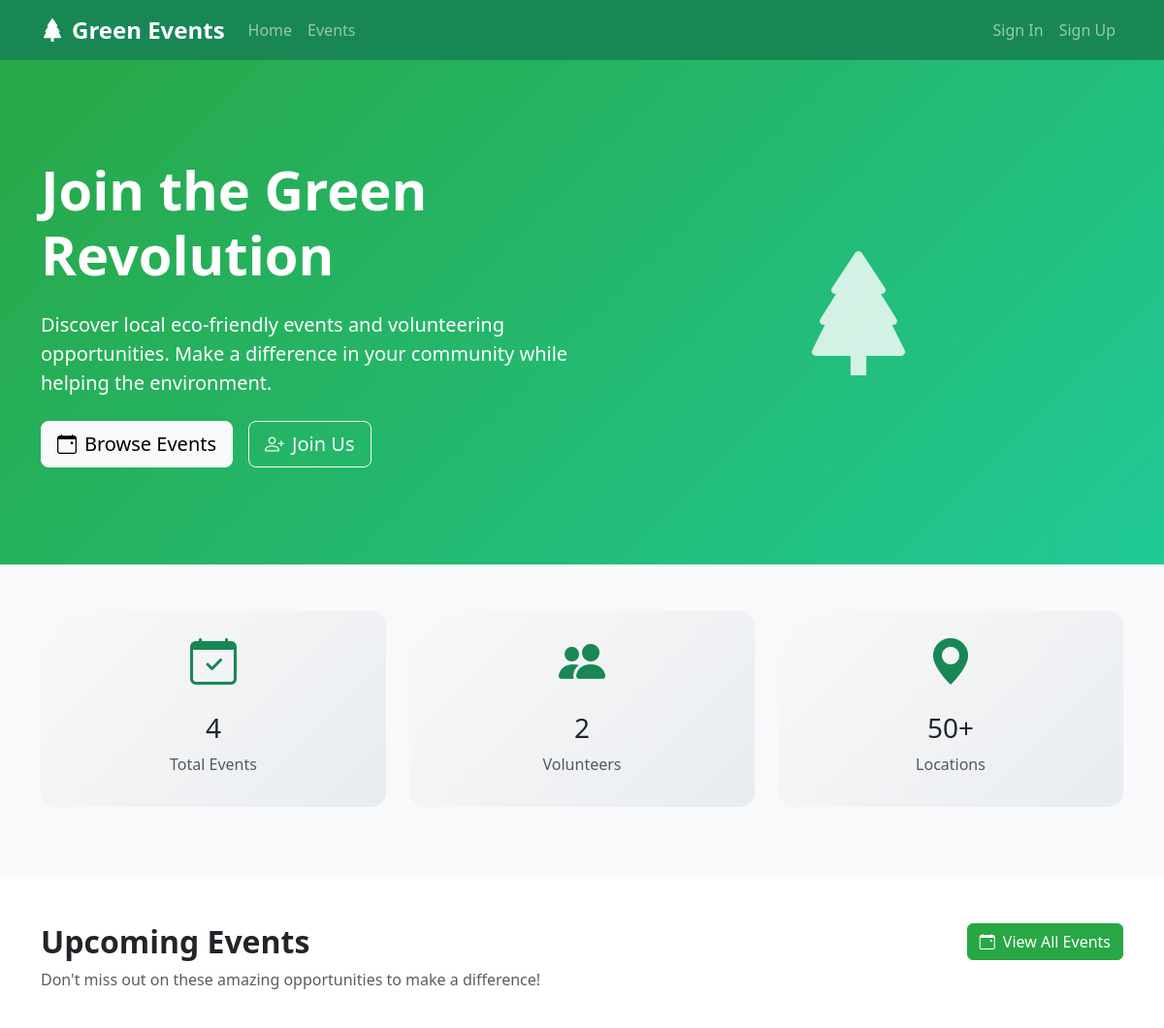
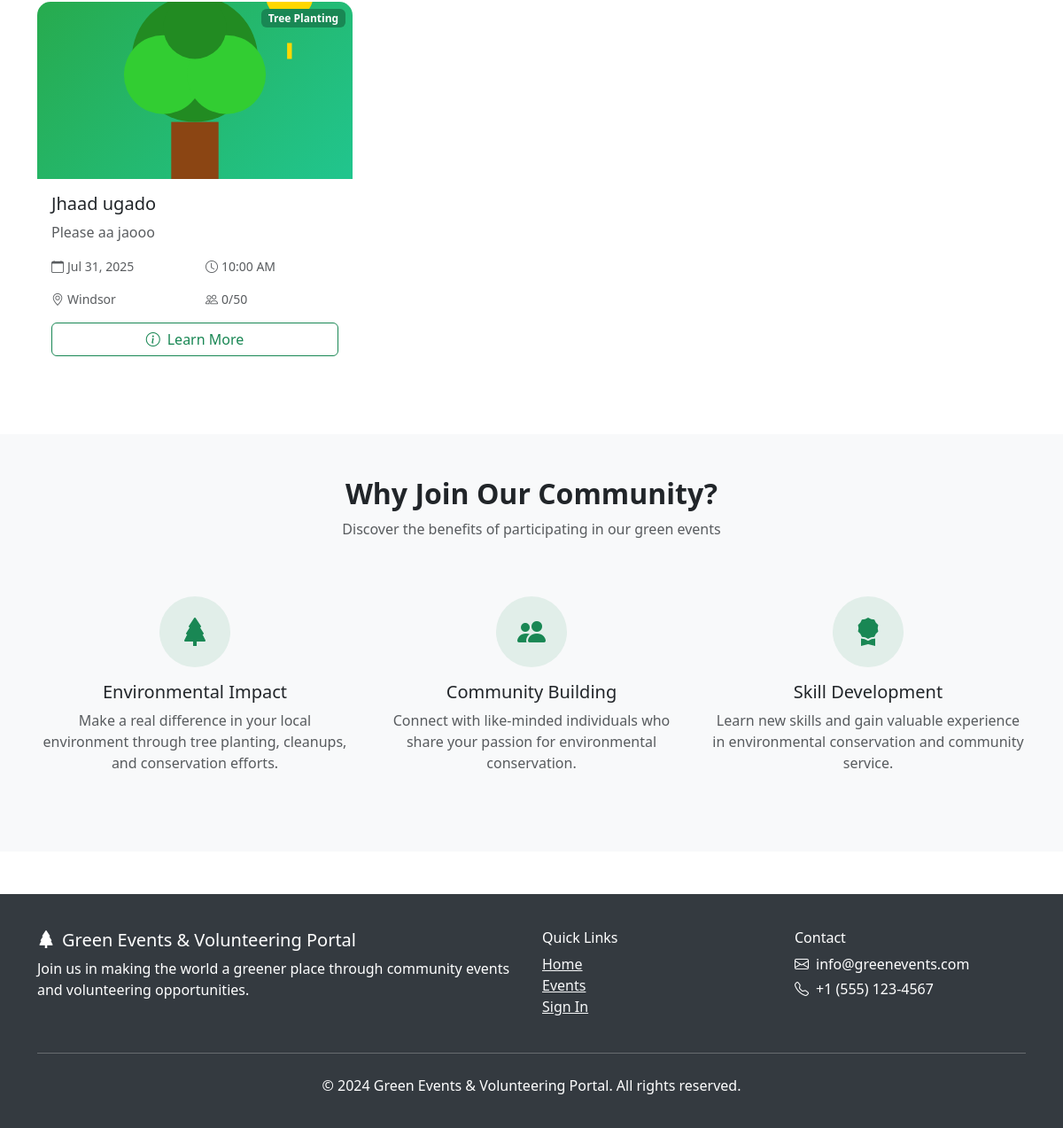
The page / on the database its author committed (2 pictures, top to bottom).
### GreenTech/models.py (models this page shows, shortened)
class Event(models.Model):
    EVENT_TYPES = [
        ('tree_planting', 'Tree Planting'),
        ('cleanup', 'Cleanup'),
        ('recycling', 'Recycling'),
        ('education', 'Environmental Education'),
        ('conservation', 'Wildlife Conservation'),
        ('other', 'Other'),
    ]
    title = models.CharField(max_length=200)
    description = models.TextField()
    event_type = models.CharField(max_length=20, choices=EVENT_TYPES)
    location = models.CharField(max_length=200)
    latitude = models.DecimalField(max_digits=9, decimal_places=6, null=True, blank=True)
    longitude = models.DecimalField(max_digits=9, decimal_places=6, null=True, blank=True)
    date = models.DateField()
    start_time = models.TimeField()
    end_time = models.TimeField()
    max_participants = models.IntegerField(default=50)
    current_participants = models.IntegerField(default=0)
    organizer = models.ForeignKey(User, on_delete=models.CASCADE)
    created_at = models.DateTimeField(auto_now_add=True)
    updated_at = models.DateTimeField(auto_now=True)
    is_active = models.BooleanField(default=True)
    image = models.ImageField(upload_to='event_images/', null=True, blank=True)
    def get_event_image_url(self):
        if self.image:
            return self.image.url
        return get_event_type_image(self.event_type)
    def get_event_color_class(self):
        return get_event_type_color(self.event_type)

### GreenTech/views.py (the view)
# urls.py: path('', views.home, name='home'),
def home(request):
    upcoming_events = Event.objects.filter(
        date__gte=date.today(),
        is_active=True
    ).order_by('date', 'start_time')[:6]
    total_events = Event.objects.filter(is_active=True).count()
    total_participants = EventRegistration.objects.count()
    context = {
        'upcoming_events': upcoming_events,
        'total_events': total_events,
        'total_participants': total_participants,
    }
    return render(request, "GreenTech/home.html", context)

### GreenTech/utils.py (called while the page is built)
def get_event_type_image(event_type):
    event_type_images = {
        'tree_planting': '/static/images/event-types/tree-planting.svg',
        'cleanup': '/static/images/event-types/cleanup.svg',
        'recycling': '/static/images/event-types/recycling.svg',
        'education': '/static/images/event-types/education.svg',
        'conservation': '/static/images/event-types/conservation.svg',
        'other': '/static/images/event-types/other.svg',
    }
    return event_type_images.get(event_type, event_type_images['other'])

def get_event_type_color(event_type):
    event_type_colors = {
        'tree_planting': 'success',
        'cleanup': 'warning',
        'recycling': 'info',
        'education': 'primary',
        'conservation': 'danger',
        'other': 'secondary',
    }
    return event_type_colors.get(event_type, event_type_colors['other'])

### templates/GreenTech/home.html (shortened to what this page needs)
{% extends 'GreenTech/base.html' %}
{% block content %}
<section class="hero-section">
    <div class="container">
        <div class="row align-items-center">
            <div class="col-lg-6">
                <h1 class="display-4 fw-bold mb-4">Join the Green Revolution</h1>
                <p class="lead mb-4">Discover local eco-friendly events and volunteering opportunities. Make a difference in your community while helping the environment.</p>
                <div class="d-flex gap-3">
                    <a href="{% url 'events' %}" class="btn btn-light btn-lg">
                        <i class="bi bi-calendar-event me-2"></i>Browse Events
                    </a>
                    {% if not user.is_authenticated %}
                        <a href="{% url 'signup' %}" class="btn btn-outline-light btn-lg">
                            <i class="bi bi-person-plus me-2"></i>Join Us
                        </a>
                    {% endif %}
                </div>
            </div>
            <div class="col-lg-6 text-center">
                <i class="bi bi-tree-fill" style="font-size: 8rem; opacity: 0.8;"></i>
            </div>
        </div>
    </div>
</section>
<section class="py-5 bg-light">
    <div class="container">
        <div class="row text-center">
            <div class="col-md-4 mb-4">
                <div class="card stats-card h-100">
                    <div class="card-body">
                        <i class="bi bi-calendar-check text-success" style="font-size: 3rem;"></i>
                        <h3 class="mt-3">{{ total_events }}</h3>
                        <p class="text-muted">Total Events</p>
                    </div>
                </div>
            </div>
            <div class="col-md-4 mb-4">
                <div class="card stats-card h-100">
                    <div class="card-body">
                        <i class="bi bi-people-fill text-success" style="font-size: 3rem;"></i>
                        <h3 class="mt-3">{{ total_participants }}</h3>
                        <p class="text-muted">Volunteers</p>
                    </div>
                </div>
            </div>
            <div class="col-md-4 mb-4">
                <div class="card stats-card h-100">
                    <div class="card-body">
                        <i class="bi bi-geo-alt-fill text-success" style="font-size: 3rem;"></i>
                        <h3 class="mt-3">50+</h3>
                        <p class="text-muted">Locations</p>
                    </div>
                </div>
            </div>
        </div>
    </div>
</section>
<section class="py-5">
    <div class="container">
        <div class="row mb-4">
            <div class="col-lg-8">
                <h2 class="fw-bold">Upcoming Events</h2>
                <p class="text-muted">Don't miss out on these amazing opportunities to make a difference!</p>
            </div>
            <div class="col-lg-4 text-lg-end">
                <a href="{% url 'events' %}" class="btn btn-green">
                    <i class="bi bi-calendar-event me-2"></i>View All Events
                </a>
            </div>
        </div>
        {% if upcoming_events %}
            <div class="row">
                {% for event in upcoming_events %}
                    <div class="col-lg-4 col-md-6 mb-4">
                        <div class="card event-card h-100">
                            <div class="card-img-top position-relative" style="height: 200px; overflow: hidden;">
                                {% if event.image %}
                                    <img src="{{ event.image.url }}" class="w-100 h-100" alt="{{ event.title }}" style="object-fit: cover;">
                                {% else %}
                                    <img src="{{ event.get_event_image_url }}" class="w-100 h-100" alt="{{ event.title }}" style="object-fit: cover;">
                                {% endif %}
                                <span class="badge bg-{{ event.get_event_color_class }} position-absolute top-0 end-0 m-2 event-type-badge">
                                    {{ event.get_event_type_display }}
                                </span>
                            </div>
                            <div class="card-body">
                                <h5 class="card-title">{{ event.title }}</h5>
                                <p class="card-text text-muted">{{ event.description|truncatewords:20 }}</p>
                                <div class="row text-muted small mb-3">
                                    <div class="col-6">
                                        <i class="bi bi-calendar me-1"></i>{{ event.date|date:"M d, Y" }}
                                    </div>
                                    <div class="col-6">
                                        <i class="bi bi-clock me-1"></i>{{ event.start_time|time:"g:i A" }}
                                    </div>
                                </div>
                                <div class="row text-muted small mb-3">
                                    <div class="col-6">
                                        <i class="bi bi-geo-alt me-1"></i>{{ event.location }}
                                    </div>
                                    <div class="col-6">
                                        <i class="bi bi-people me-1"></i>{{ event.current_participants }}/{{ event.max_participants }}
                                    </div>
                                </div>
                                <div class="d-grid">
                                    <a href="{% url 'event_detail' event.id %}" class="btn btn-outline-success">
                                        <i class="bi bi-info-circle me-2"></i>Learn More
                                    </a>
                                </div>
                            </div>
                        </div>
                    </div>
                {% endfor %}
            </div>
        {% else %}
            <div class="text-center py-5">
                <i class="bi bi-calendar-x text-muted" style="font-size: 4rem;"></i>
                <h4 class="mt-3 text-muted">No upcoming events</h4>
                <p class="text-muted">Check back later for new events!</p>
            </div>
        {% endif %}
    </div>
</section>
<section class="py-5 bg-light">
    <div class="container">
        <div class="row text-center mb-5">
            <div class="col-lg-8 mx-auto">
                <h2 class="fw-bold">Why Join Our Community?</h2>
                <p class="text-muted">Discover the benefits of participating in our green events</p>
            </div>
        </div>
        <div class="row">
            <div class="col-lg-4 col-md-6 mb-4">
                <div class="text-center">
                    <div class="bg-success bg-opacity-10 rounded-circle d-inline-flex align-items-center justify-content-center mb-3" style="width: 80px; height: 80px;">
                        <i class="bi bi-tree-fill text-success" style="font-size: 2rem;"></i>
                    </div>
                    <h5>Environmental Impact</h5>
                    <p class="text-muted">Make a real difference in your local environment through tree planting, cleanups, and conservation efforts.</p>
                </div>
            </div>
            <div class="col-lg-4 col-md-6 mb-4">
                <div class="text-center">
                    <div class="bg-success bg-opacity-10 rounded-circle d-inline-flex align-items-center justify-content-center mb-3" style="width: 80px; height: 80px;">
                        <i class="bi bi-people-fill text-success" style="font-size: 2rem;"></i>
                    </div>
                    <h5>Community Building</h5>
                    <p class="text-muted">Connect with like-minded individuals who share your passion for environmental conservation.</p>
                </div>
            </div>
            <div class="col-lg-4 col-md-6 mb-4">
                <div class="text-center">
                    <div class="bg-success bg-opacity-10 rounded-circle d-inline-flex align-items-center justify-content-center mb-3" style="width: 80px; height: 80px;">
                        <i class="bi bi-award-fill text-success" style="font-size: 2rem;"></i>
                    </div>
                    <h5>Skill Development</h5>
                    <p class="text-muted">Learn new skills and gain valuable experience in environmental conservation and community service.</p>
                </div>
            </div>
        </div>
    </div>
</section>
{% endblock %}

### templates/GreenTech/base.html (style rules this page uses)
.hero-section { background: linear-gradient(135deg, #28a745 0%, #20c997 100%); color: white; padding: 100px 0; }
.event-card { transition: transform 0.3s ease, box-shadow 0.3s ease; border: none; border-radius: 15px; overflow: hidden; }
.event-type-badge { position: absolute; top: 10px; right: 10px; z-index: 1; }
.stats-card { background: linear-gradient(135deg, #f8f9fa 0%, #e9ecef 100%); border: none; border-radius: 15px; }
.btn-green { background-color: #28a745; border-color: #28a745; color: white; }

### rows shown on the page
Event: event_type "Tree Planting", title "Jhaad ugado", description "Please aa jaooo", date "Jul 31, 2025", start_time "10:00 AM", location "Windsor", current_participants "0", max_participants "50"

### other values the page prints
{{ total_events }} "4"
{{ total_participants }} "2"
